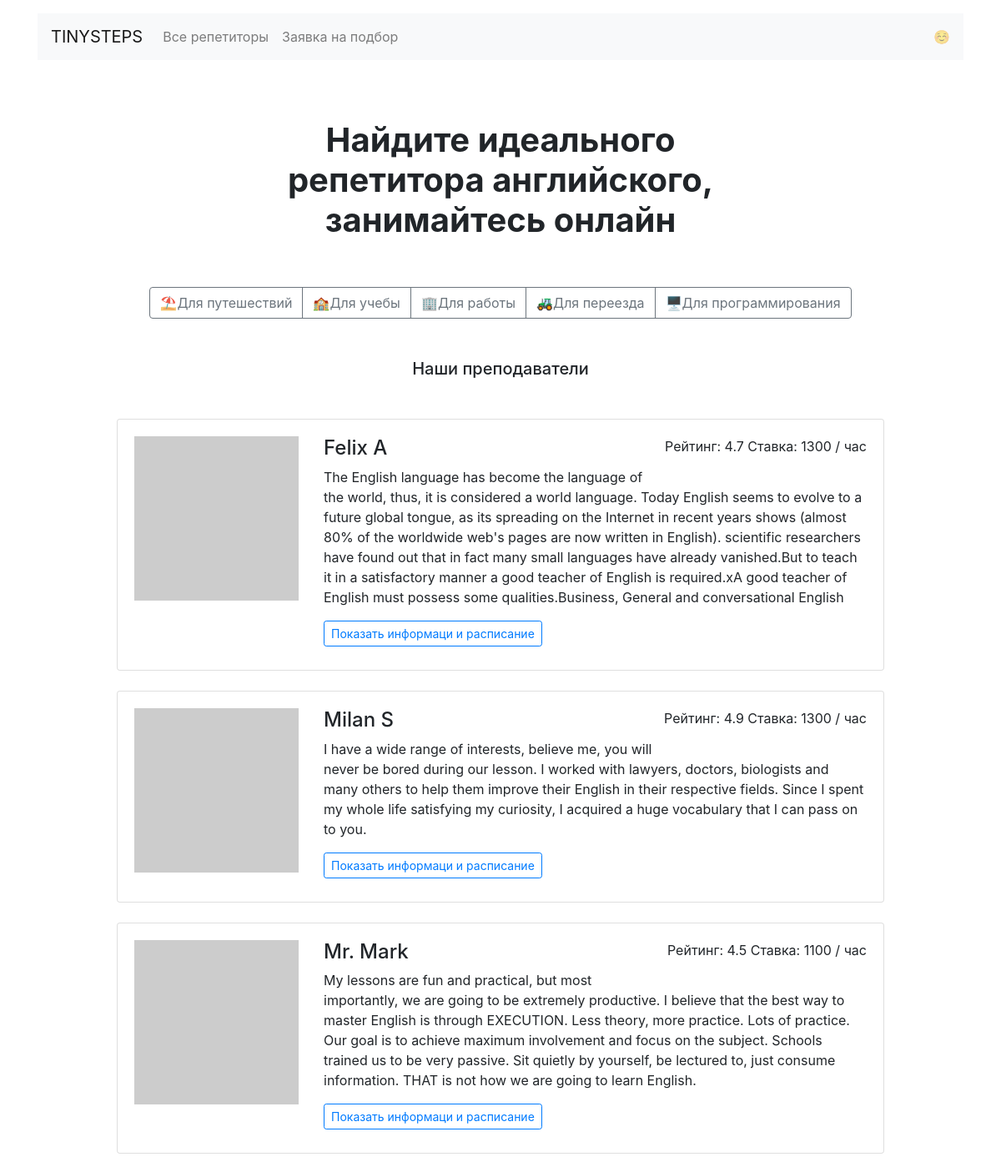
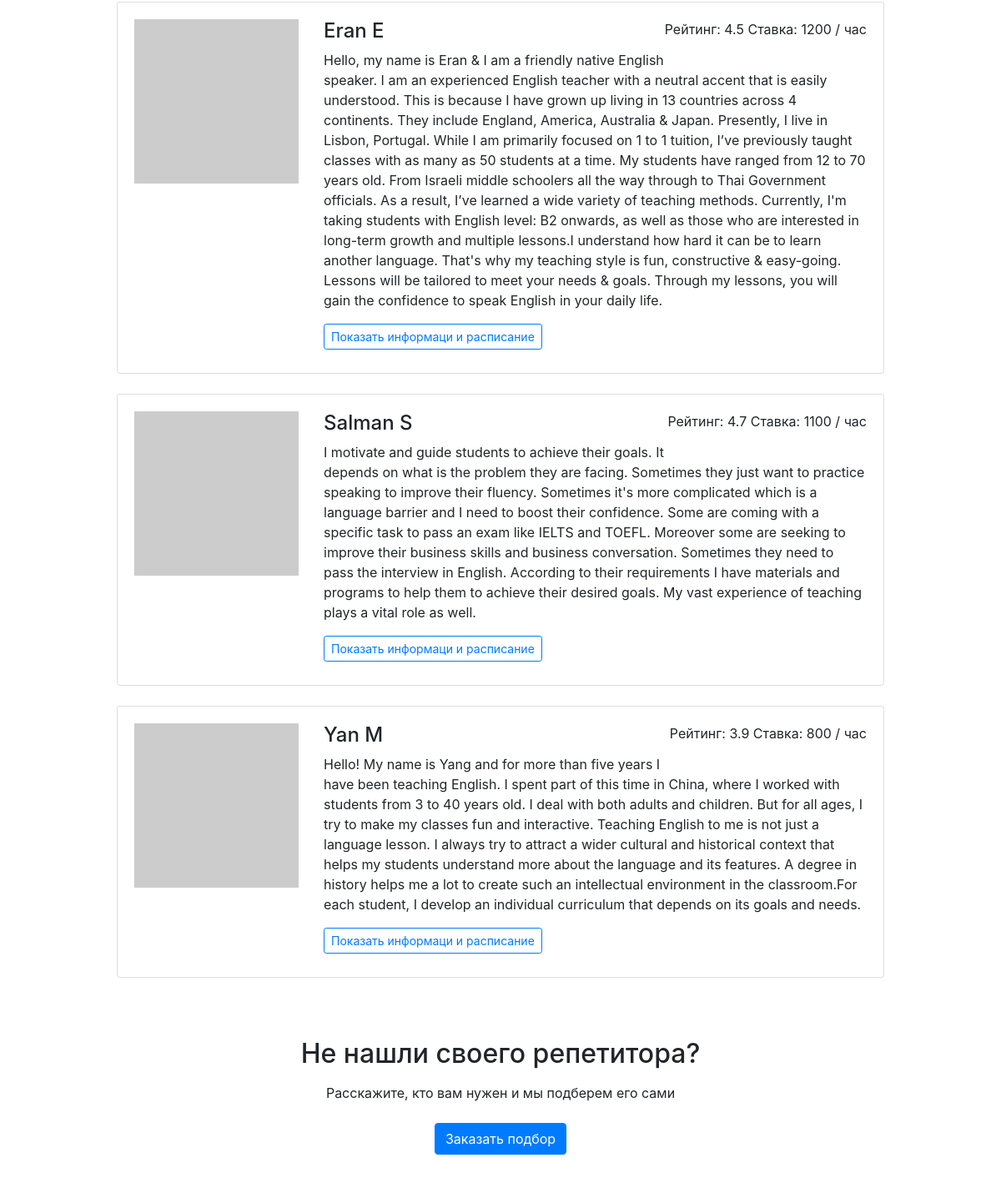
The page / on the database its author committed (2 pictures, top to bottom).
### app.py (models this page shows, shortened)
class Goal(db.Model):
    __tablename__ = 'goals'
    id = db.Column(db.Integer, primary_key=True)
    name = db.Column(db.String(30), nullable=False)
    display_name = db.Column(db.String(30), nullable=False)
    tutors = db.relationship('Tutor', secondary=tutors_goals_association, back_populates='goals')

class Tutor(db.Model):
    __tablename__ = 'tutors'
    id = db.Column(db.Integer, primary_key=True)
    name = db.Column(db.String(30), nullable=False)
    about = db.Column(db.String(200), nullable=False)
    rating = db.Column(db.Float, nullable=False)
    picture = db.Column(db.String(256))
    price = db.Column(db.Integer, nullable=False)
    free = db.Column(db.String(), nullable=False)  # в виде строки будет json, который преобразуется в словарь
    bookings = db.relationship("Booking")  # у репетитора может быть несколько бронирований
    goals = db.relationship('Goal', secondary=tutors_goals_association, back_populates='tutors')

### app.py (the view)
@app.route('/')
def render_main():
    goals = db.session.query(Goal).all()
    random_profiles = Tutor.query.order_by(db.func.random()).limit(6)
    return render_template('index.html', profiles=random_profiles, goals=goals)

### templates/index.html
{% extends 'base.html' %}
{% block main %}
<main class="container mt-3 mb-5">
    <section>
        <h1 class="h1 text-center mx-auto mt-4 py-5"><strong>Найдите идеального <br>репетитора английского, <br>занимайтесь
            онлайн</strong></h1>
        <div class="text-center mb-5">
            <div class="btn-group mx-auto mb-0" role="group" aria-label="Basic example">
                {% for goal in goals %}
                    <a href="{{ url_for('render_goal', goal=goal.name) }}" class="btn btn-outline-secondary">
                        {{ goal.display_name }}
                    </a>
                {% endfor %}
            </div>
        </div>
        <h2 class="h5 text-center mb-5">Наши преподаватели</h2>
        <div class="row">
            <div class="col-12 col-lg-10 offset-lg-1 m-auto">
                {% for profile in profiles %}
                <div class="card mb-4">
                    <div class="card-body">
                        <div class="row">
                            <div class="col-3"><img src="{{ profile.picture }}" class="img-fluid" alt=""></div>
                            <div class="col-9">
                                <p class="float-right">Рейтинг: {{ profile.rating }} Ставка: {{ profile.price }} /
                                    час</p>
                                <h2 class="h4">{{ profile.name }}</h2>
                                <p>{{ profile.about }}</p>
                                <a href="{{ url_for('render_profile', teacher_id=profile.id) }}"
                                   class="btn btn-outline-primary btn-sm mr-3 mb-2">Показать информаци и расписание</a>
                            </div>
                        </div>
                    </div>
                </div>
                {% endfor %}
            </div>
        </div>
        <h2 class="text-center mt-5 mb-3">Не нашли своего репетитора?</h2>
        <p class="text-center mb-4">Расскажите, кто вам нужен и мы подберем его сами</p>
        <div class="text-center pb-5">
            <a href="{{ url_for('render_request') }}" class="btn btn-primary">Заказать подбор</a>
        </div>
    </section>
</main>
{% endblock %}

### templates/base.html (shortened to what this page needs)
<!DOCTYPE html>
<html lang="ru">
<head>
    <link rel="stylesheet" href="https://stackpath.bootstrapcdn.com/bootstrap/4.3.1/css/bootstrap.min.css"
>
    <link rel="stylesheet" href="{{ url_for('static', filename='css/index.css') }}">
</head>
<body>
<header class="container mt-3">
    <nav class="navbar navbar-expand-lg navbar-light bg-light">
        <a class="navbar-brand" href="{{ url_for('render_main') }}">TINYSTEPS</a>
        <div class="collapse navbar-collapse" id="navbarNav">
            <ul class="navbar-nav">
                <li class="nav-item">
                    <a class="nav-link{{ ' active' if request.url_rule | string() == url_for('render_all_tutors') else ''}}"
                       href="{{ url_for('render_all_tutors') }}">
                        Все репетиторы
                    </a>
                </li>
                <li class="nav-item">
                    <a class="nav-link{{ ' active' if request.url_rule | string() == url_for('render_request') else ''}}"
                       href="{{ url_for('render_request') }}">
                        Заявка на подбор
                    </a>
                </li>
            </ul>
        </div>
        <span class="navbar-text d-sm-none d-lg-block">
        ☺️
      </span>
    </nav>
</header>
{% block main %}
{% endblock %}
</body>
</html>

### rows shown on the page
Goal: display_name "⛱Для путешествий"
Goal: display_name "🏫Для учебы"
Goal: display_name "🏢Для работы"
Goal: display_name "🚜Для переезда"
Goal: display_name "🖥Для программирования"
Tutor: rating "4.7", price "1300", name "Felix A", about "The English language has become the language of the world, thus, it is considered a world language. Today English seems to evolve to a future global tongue, as its spreading on the Internet in recent years shows (almost 80% of the worldwide web's pages are now written in English). scientific researchers have found out that in fact many small languages have already vanished.But to teach it in a satisfactory manner a good teacher of English is required.xA good teacher of English must possess some qualities.Business, General and conversational English"
Tutor: rating "4.9", price "1300", name "Milan S", about "I have a wide range of interests, believe me, you will never be bored during our lesson. I worked with lawyers, doctors, biologists and many others to help them improve their English in their respective fields. Since I spent my whole life satisfying my curiosity, I acquired a huge vocabulary that I can pass on to you."
Tutor: rating "4.5", price "1100", name "Mr. Mark", about "My lessons are fun and practical, but most importantly, we are going to be extremely productive. I believe that the best way to master English is through EXECUTION. Less theory, more practice. Lots of practice. Our goal is to achieve maximum involvement and focus on the subject. Schools trained us to be very passive. Sit quietly by yourself, be lectured to, just consume information. THAT is not how we are going to learn English."
Tutor: rating "4.5", price "1200", name "Eran E", about "Hello, my name is Eran & I am a friendly native English speaker. I am an experienced English teacher with a neutral accent that is easily understood. This is because I have grown up living in 13 countries across 4 continents. They include England, America, Australia & Japan. Presently, I live in Lisbon, Portugal. While I am primarily focused on 1 to 1 tuition, I’ve previously taught classes with as many as 50 students at a time. My students have ranged from 12 to 70 years old. From Israeli middle schoolers all the way through to Thai Government officials. As a result, I’ve learned a wide variety of teaching methods. Currently, I'm taking students with English level: B2 onwards, as well as…"
Tutor: rating "4.7", price "1100", name "Salman S", about "I motivate and guide students to achieve their goals. It depends on what is the problem they are facing. Sometimes they just want to practice speaking to improve their fluency. Sometimes it's more complicated which is a language barrier and I need to boost their confidence. Some are coming with a specific task to pass an exam like IELTS and TOEFL. Moreover some are seeking to improve their business skills and business conversation. Sometimes they need to pass the interview in English. According to their requirements I have materials and programs to help them to achieve their desired goals. My vast experience of teaching plays a vital role as well."
Tutor: rating "3.9", price "800", name "Yan M", about "Hello! My name is Yang and for more than five years I have been teaching English. I spent part of this time in China, where I worked with students from 3 to 40 years old. I deal with both adults and children. But for all ages, I try to make my classes fun and interactive. Teaching English to me is not just a language lesson. I always try to attract a wider cultural and historical context that helps my students understand more about the language and its features. A degree in history helps me a lot to create such an intellectual environment in the classroom.For each student, I develop an individual curriculum that depends on its goals and needs."
